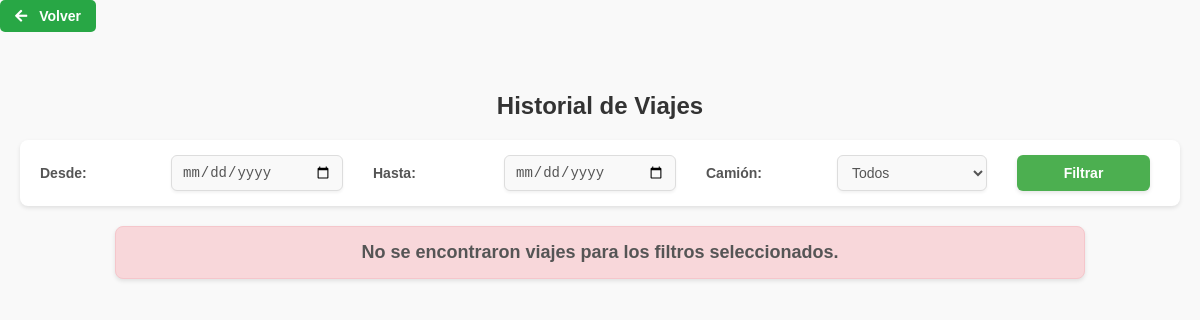
/camiones/historial-viajes-chofer/ (signed in), run on an earlier commit of the app's database.
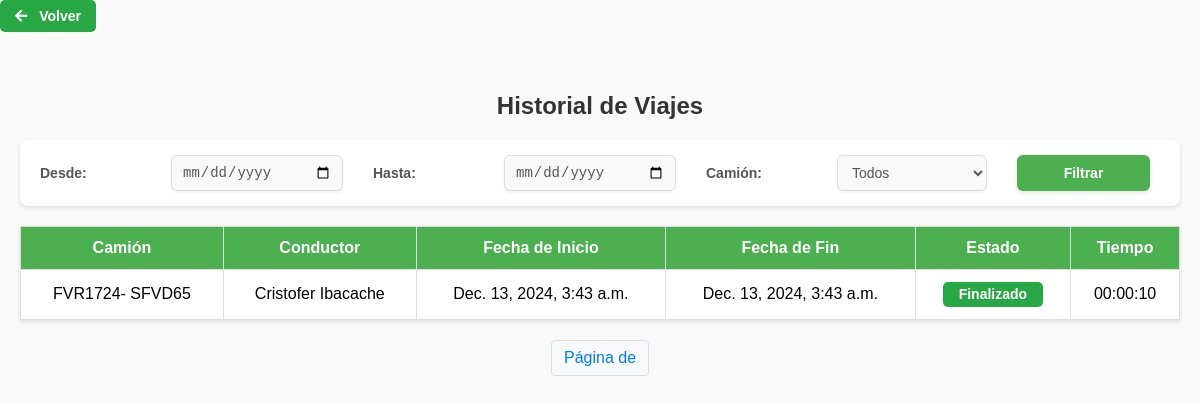
And on a later commit of the database.
### camiones/models.py (models this page shows, shortened)
class HistorialViaje(models.Model):
    camion = models.ForeignKey(Camion, on_delete=models.CASCADE, related_name="viajes")
    chofer = models.ForeignKey(User, on_delete=models.CASCADE, related_name="viajes")
    fecha_inicio = models.DateTimeField()
    fecha_fin = models.DateTimeField(null=True, blank=True)
    ruta = models.TextField(null=True, blank=True)  # JSON con la ruta del viaje
    estado = models.CharField(max_length=50, default="En curso")
    latitud_inicial = models.FloatField(null=True, blank=True)
    longitud_inicial = models.FloatField(null=True, blank=True)
    latitud_final = models.FloatField(null=True, blank=True)
    longitud_final = models.FloatField(null=True, blank=True)
    duracion_total = models.DurationField(null=True, blank=True)
    @property
    def duracion_formateada(self):
        if self.duracion_total is None or self.duracion_total < timedelta(seconds=0):
            return "00:00:00"
        total_seconds = int(self.duracion_total.total_seconds())
        hours = total_seconds // 3600
        minutes = (total_seconds % 3600) // 60
        seconds = total_seconds % 60
        return f"{hours:02}:{minutes:02}:{seconds:02}"

class Camion(models.Model):
    nombre = models.CharField(max_length=100)
    patente = models.CharField(max_length=20, null=True, blank=True)
    marca = models.CharField(max_length=100, null=True, blank=True)
    modelo = models.CharField(max_length=100, null=True, blank=True)
    año = models.IntegerField(null=True, blank=True)
    color = models.CharField(max_length=50, null=True, blank=True)
    latitud = models.FloatField(null=True)
    longitud = models.FloatField(null=True)
    ultima_actualizacion = models.DateTimeField(auto_now=True)
    choferes_asignados = models.ManyToManyField(User, through='AsignacionChofer')

### camiones/views.py (the view)
# urls.py: path('historial-viajes-chofer/', views.historial_viajes_chofer, name='historial_viajes_chofer'),
def historial_viajes_chofer(request):
    historial = HistorialViaje.objects.all()
    if not request.user.is_staff:  # Mostrar solo viajes del chofer
        historial = historial.filter(chofer=request.user)
    fecha_inicio = request.GET.get('fecha_inicio')
    fecha_fin = request.GET.get('fecha_fin')
    camion_id = request.GET.get('camion_id')
    if fecha_inicio:
        historial = historial.filter(fecha_inicio__gte=fecha_inicio)
    if fecha_fin:
        historial = historial.filter(fecha_fin__lte=fecha_fin)
    if camion_id:
        historial = historial.filter(camion_id=camion_id)
    return render(request, 'historial_viajes_chofer.html', {'historial': historial})

### camiones/templates/historial_viajes_chofer.html (shortened to what this page needs)
{% load static %}
<!DOCTYPE html>
<html lang="es">
<head>
    <link href="https://cdnjs.cloudflare.com/ajax/libs/font-awesome/5.15.4/css/all.min.css" rel="stylesheet">
    <link rel="stylesheet" href="{% static 'css/historial_menu.css' %}">
    <link rel="stylesheet" href="{% static 'css/historial.css' %}">
</head>
<body>
    <button class="btn-volver">
        <a href="{% url 'mostrar_mapa' %}">
            <i class="fas fa-arrow-left"></i> Volver
        </a>
    </button>
    <div class="container">
        <h2>Historial de Viajes</h2>
        <form method="GET" action="">
            <label for="fecha_inicio">Desde:</label>
            <input type="date" name="fecha_inicio" id="fecha_inicio">
            <label for="fecha_fin">Hasta:</label>
            <input type="date" name="fecha_fin" id="fecha_fin">
            <label for="camion_id">Camión:</label>
            <select name="camion_id" id="camion_id">
                <option value="">Todos</option>
            </select>
            <button type="submit">Filtrar</button>
        </form>
        {% if historial %}
        <table>
            <thead>
                <tr>
                    <th>Camión</th>
                    <th>Conductor</th>
                    <th>Fecha de Inicio</th>
                    <th>Fecha de Fin</th>
                    <th>Estado</th>
                    <th>Tiempo</th>
                </tr>
            </thead>
            <tbody>
                {% for viaje in historial %}
                <tr>
                    <td>{{ viaje.camion.nombre }}</td>
                    <td>{{ viaje.chofer.first_name }} {{ viaje.chofer.last_name }}</td>
                    <td>{{ viaje.fecha_inicio }}</td>
                    <td>{{ viaje.fecha_fin|default:"En curso" }}</td>
                    <td>
                        {% if viaje.estado == "Finalizado" %}
                        <span class="estado-finalizado">Finalizado</span>
                        {% else %}
                        <span class="estado-en-curso">En curso</span>
                        {% endif %}
                    </td>
                    <td>{{ viaje.duracion_formateada }}</td>
                </tr>
                {% endfor %}
            </tbody>
        </table>
        <div class="pagination">
            <span class="current">Página {{ page_obj.number }} de {{ page_obj.paginator.num_pages }}</span>
        </div>
        {% else %}
        <p class="no-results">No se encontraron viajes para los filtros seleccionados.</p>
        {% endif %}
    </div>
</body>
</html>

What changed in the data, as far as the page shows it:
added HistorialViaje: camion.nombre "FVR1724- SFVD65", chofer.first_name "Cristofer", chofer.last_name "Ibacache", fecha_inicio "Dec. 13, 2024, 3:43 a.m.", fecha_fin "Dec. 13, 2024, 3:43 a.m.", estado "Finalizado", duracion_formateada "00:00:10"
Also different on the page:
text no longer shown: "No se encontraron viajes para los filtros seleccionados."
text now shown: "Camión Conductor Fecha de Inicio Fecha de Fin Estado Tiempo Página de"
